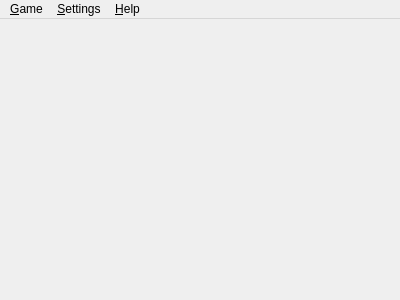
<?xml version="1.0" encoding="UTF-8"?>
<ui version="4.0">
 <class>CIQPuzzle</class>
 <widget class="QMainWindow" name="CIQPuzzle">
  <property name="geometry">
   <rect>
    <x>0</x>
    <y>0</y>
    <width>400</width>
    <height>300</height>
   </rect>
  </property>
  <property name="sizePolicy">
   <sizepolicy hsizetype="Preferred" vsizetype="Preferred">
    <horstretch>0</horstretch>
    <verstretch>0</verstretch>
   </sizepolicy>
  </property>
  <property name="windowTitle">
   <string notr="true">iQPuzzle</string>
  </property>
  <property name="windowIcon">
   <iconset resource="res/iqpuzzle_resources.qrc">
    <normaloff>:/iqpuzzle_64x64.png</normaloff>:/iqpuzzle_64x64.png</iconset>
  </property>
  <property name="locale">
   <locale language="English" country="UnitedKingdom"/>
  </property>
  <widget class="QWidget" name="centralWidget"/>
  <widget class="QMenuBar" name="menuBar">
   <property name="geometry">
    <rect>
     <x>0</x>
     <y>0</y>
     <width>400</width>
     <height>20</height>
    </rect>
   </property>
   <widget class="QMenu" name="menuGame">
    <property name="title">
     <string>&amp;Game</string>
    </property>
    <addaction name="action_NewGame"/>
    <addaction name="action_RestartGame"/>
    <addaction name="separator"/>
    <addaction name="action_LoadGame"/>
    <addaction name="action_SaveGame"/>
    <addaction name="separator"/>
    <addaction name="action_Quit"/>
   </widget>
   <widget class="QMenu" name="menu_Help">
    <property name="title">
     <string>&amp;Help</string>
    </property>
    <addaction name="action_Controls"/>
    <addaction name="action_Info"/>
   </widget>
   <widget class="QMenu" name="menu_Settings">
    <property name="title">
     <string>&amp;Settings</string>
    </property>
    <addaction name="action_ZoomIn"/>
    <addaction name="action_ZoomOut"/>
   </widget>
   <addaction name="menuGame"/>
   <addaction name="menu_Settings"/>
   <addaction name="menu_Help"/>
  </widget>
  <action name="action_NewGame">
   <property name="text">
    <string>&amp;New game</string>
   </property>
  </action>
  <action name="action_Quit">
   <property name="text">
    <string>&amp;Quit</string>
   </property>
  </action>
  <action name="action_Controls">
   <property name="text">
    <string>&amp;Controls</string>
   </property>
  </action>
  <action name="action_Info">
   <property name="text">
    <string>&amp;About</string>
   </property>
  </action>
  <action name="action_ZoomIn">
   <property name="text">
    <string>Zoom &amp;In</string>
   </property>
  </action>
  <action name="action_ZoomOut">
   <property name="text">
    <string>Zoom &amp;Out</string>
   </property>
  </action>
  <action name="action_RestartGame">
   <property name="enabled">
    <bool>false</bool>
   </property>
   <property name="text">
    <string>&amp;Restart game</string>
   </property>
  </action>
  <action name="action_SaveGame">
   <property name="enabled">
    <bool>false</bool>
   </property>
   <property name="text">
    <string>&amp;Save game</string>
   </property>
   <property name="toolTip">
    <string>Save game</string>
   </property>
  </action>
  <action name="action_LoadGame">
   <property name="text">
    <string>&amp;Load game</string>
   </property>
   <property name="toolTip">
    <string>Load game</string>
   </property>
  </action>
 </widget>
 <layoutdefault spacing="6" margin="11"/>
 <resources>
  <include location="res/iqpuzzle_resources.qrc"/>
 </resources>
 <connections/>
</ui>
